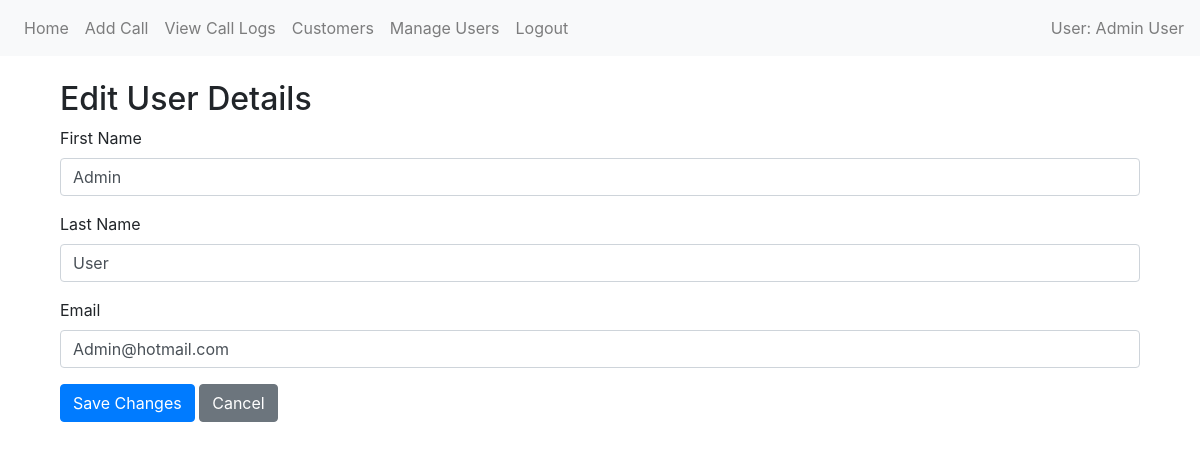
/edit_user/2 (signed in), run on the app's committed database.
### website/models/user.py (models this page shows)
class User(db.Model, UserMixin):
    id = db.Column(db.Integer, primary_key=True)
    email = db.Column(db.String(150), unique=True)
    password = db.Column(db.String(20))
    first_name = db.Column(db.String(50))
    last_name = db.Column(db.String(50), nullable=False)
    is_admin = db.Column(db.Boolean, default=False)
    calls_handled = db.relationship('Call', back_populates='user')

### website/views/admin/manage_users.py (the view)
@admin.route('/edit_user/<int:user_id>', methods=['GET'])
@login_required
def edit_user(user_id):
    if not current_user.is_admin:
        flash('Only admins can edit user details!', 'error')
        return redirect(url_for('admin.users'))
    user = User.query.get_or_404(user_id)
    return render_template('admin/edit_user.html', user=user)

### website/__init__.py (called while the page is built)
def create_app():
    app = Flask(__name__)
    app.config['SECRET_KEY'] = 'hjshjhdjah kjshkjdhjs'
    app.config['SQLALCHEMY_DATABASE_URI'] = f'sqlite:///{DB_NAME}'
    db.init_app(app)
    migrate.init_app(app, db)
    from website.models import User, Call, Customer  #Importing all models
    login_manager = LoginManager()
    login_manager.login_view = 'auth.login'
    login_manager.init_app(app)
    from .views import views
    from .views.auth import auth
    from .views.admin.manage_users import admin
    app.register_blueprint(views, url_prefix='/')
    app.register_blueprint(auth, url_prefix='/')
    app.register_blueprint(admin, url_prefix='/')
    from flask_login import current_user
    @app.context_processor
    def inject_user():
        return dict(user=current_user)
    @login_manager.user_loader
    def load_user(id):
        return User.query.get(int(id))
    return app

### website/templates/admin/edit_user.html (shortened to what this page needs)
{% extends"shared/base.html" %}  {% block content %}
<div class="container mt-4">
  <h2>Edit User Details</h2>
  <form method="POST">
    <div class="form-group">
      <label for="first_name">First Name</label>
      <input
        type="text"
        class="form-control"
        id="first_name"
        name="first_name"
        value="{{ user.first_name | title }}"
        required
      />
    </div>
    <div class="form-group">
      <label for="last_name">Last Name</label>
      <input
        type="text"
        class="form-control"
        id="last_name"
        name="last_name"
        value="{{ user.last_name | title }}"
        required
      />
    </div>
    <div class="form-group">
      <label for="email">Email</label>
      <input
        type="email"
        class="form-control"
        id="email"
        name="email"
        value="{{ user.email | title }}"
        required
      />
    </div>
    <button type="submit" class="btn btn-primary">Save Changes</button>
    <a href="{{ url_for('admin.users') }}" class="btn btn-secondary">Cancel</a>
  </form>
</div>
{% endblock %}

### website/templates/shared/base.html (shortened to what this page needs)
<!DOCTYPE html>
<html>
  <head>
    <link
      rel="stylesheet"
      href="https://stackpath.bootstrapcdn.com/bootstrap/4.4.1/css/bootstrap.min.css"
    />
    <link
      rel="stylesheet"
      href="https://cdn.jsdelivr.net/npm/bootstrap-icons@1.3.0/font/bootstrap-icons.css"
    />
  </head>
  <body>
    <nav class="navbar navbar-expand-lg navbar-light bg-light">
      <div class="collapse navbar-collapse" id="navbar">
        <div class="navbar-nav">
          {% if user.is_authenticated %}
          <a class="nav-item nav-link" id="home" href="/">Home</a>
          <a class="nav-item nav-link" id="Call" href="/add-call">Add Call</a>
          <a class="nav-item nav-link" id="view_call_log" href="/calls"
            >View Call Logs</a
          >
          <a class="nav-item nav-link" id="customers" href="/customers"
            >Customers</a
          >
          {% if user.is_admin %}
          <a class="nav-item nav-link" id="admin" href="/users">Manage Users</a>
          {% endif %}
          <a class="nav-item nav-link" id="logout" href="/logout">Logout</a>
          {% else %}
          <a class="nav-item nav-link" id="login" href="/login">Login</a>
          <a class="nav-item nav-link" id="register" href="/register"
            >Register</a
          >
          {% endif %}
        </div>
        {% if user.is_authenticated %}
        <span class="navbar-text ml-auto"
          >User: {{ user.first_name | title }} {{ user.last_name | title}}</span
        >
        {% endif %}
      </div>
    </nav>
    <div class="container">{% block content %} {% endblock %}</div>
  </body>
</html>

### data on the page
User: first_name "Admin", last_name "User", email "Admin@hotmail.com"
